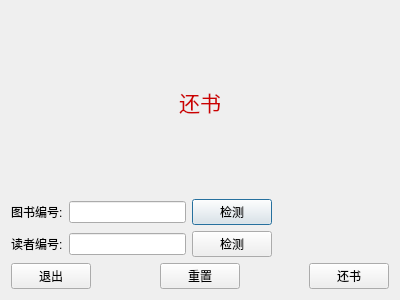
<?xml version="1.0" encoding="UTF-8"?>
<ui version="4.0">
 <class>RetBookDialog</class>
 <widget class="QDialog" name="RetBookDialog">
  <property name="geometry">
   <rect>
    <x>0</x>
    <y>0</y>
    <width>400</width>
    <height>300</height>
   </rect>
  </property>
  <property name="windowTitle">
   <string>Dialog</string>
  </property>
  <layout class="QGridLayout" name="gridLayout_2">
   <item row="0" column="0">
    <layout class="QGridLayout" name="gridLayout">
     <item row="0" column="0">
      <widget class="QLabel" name="label">
       <property name="text">
        <string>&lt;html&gt;&lt;head/&gt;&lt;body&gt;&lt;p align=&quot;center&quot;&gt;&lt;span style=&quot; font-size:16pt; color:#cc0000;&quot;&gt;还书&lt;/span&gt;&lt;/p&gt;&lt;/body&gt;&lt;/html&gt;</string>
       </property>
      </widget>
     </item>
     <item row="1" column="0">
      <layout class="QHBoxLayout" name="horizontalLayout_3">
       <item>
        <widget class="QLabel" name="label_2">
         <property name="text">
          <string>图书编号:</string>
         </property>
        </widget>
       </item>
       <item>
        <widget class="QLineEdit" name="bookId"/>
       </item>
       <item>
        <widget class="QPushButton" name="check1">
         <property name="text">
          <string>检测</string>
         </property>
        </widget>
       </item>
       <item>
        <spacer name="horizontalSpacer">
         <property name="orientation">
          <enum>Qt::Horizontal</enum>
         </property>
         <property name="sizeHint" stdset="0">
          <size>
           <width>40</width>
           <height>20</height>
          </size>
         </property>
        </spacer>
       </item>
      </layout>
     </item>
     <item row="2" column="0">
      <layout class="QHBoxLayout" name="horizontalLayout_2">
       <item>
        <widget class="QLabel" name="label_3">
         <property name="text">
          <string>读者编号:</string>
         </property>
        </widget>
       </item>
       <item>
        <widget class="QLineEdit" name="readerId"/>
       </item>
       <item>
        <widget class="QPushButton" name="check2">
         <property name="text">
          <string>检测</string>
         </property>
        </widget>
       </item>
       <item>
        <spacer name="horizontalSpacer_2">
         <property name="orientation">
          <enum>Qt::Horizontal</enum>
         </property>
         <property name="sizeHint" stdset="0">
          <size>
           <width>40</width>
           <height>20</height>
          </size>
         </property>
        </spacer>
       </item>
      </layout>
     </item>
     <item row="3" column="0">
      <layout class="QHBoxLayout" name="horizontalLayout">
       <item>
        <widget class="QPushButton" name="exit">
         <property name="text">
          <string>退出</string>
         </property>
        </widget>
       </item>
       <item>
        <spacer name="horizontalSpacer_3">
         <property name="orientation">
          <enum>Qt::Horizontal</enum>
         </property>
         <property name="sizeHint" stdset="0">
          <size>
           <width>40</width>
           <height>20</height>
          </size>
         </property>
        </spacer>
       </item>
       <item>
        <widget class="QPushButton" name="reset">
         <property name="text">
          <string>重置</string>
         </property>
        </widget>
       </item>
       <item>
        <spacer name="horizontalSpacer_4">
         <property name="orientation">
          <enum>Qt::Horizontal</enum>
         </property>
         <property name="sizeHint" stdset="0">
          <size>
           <width>40</width>
           <height>20</height>
          </size>
         </property>
        </spacer>
       </item>
       <item>
        <widget class="QPushButton" name="ret">
         <property name="text">
          <string>还书</string>
         </property>
        </widget>
       </item>
      </layout>
     </item>
    </layout>
   </item>
  </layout>
 </widget>
 <resources/>
 <connections/>
</ui>
